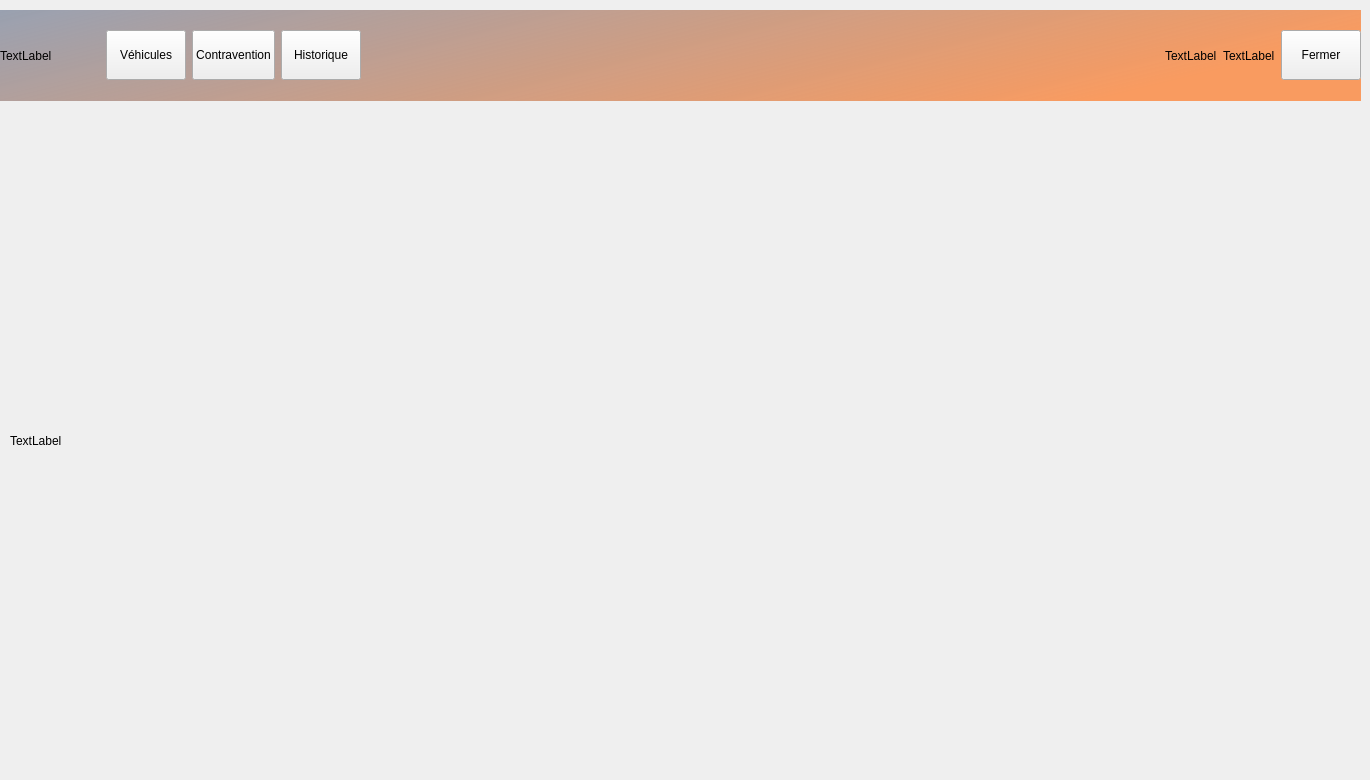
    <widget class="QWidget" name="page">
     <widget class="QWidget" name="horizontalWidget" native="true">
      <property name="geometry">
       <rect>
        <x>0</x>
        <y>10</y>
        <width>1361</width>
        <height>91</height>
       </rect>
      </property>
      <property name="styleSheet">
       <string notr="true">#horizontalWidget {
	background: qlineargradient(spread:pad, x1:0, y1:0, x2:1, y2:0.273, stop:0 rgba(20,40, 80, 100), stop:1 rgba(252, 126, 47, 190));
	
}</string>
      </property>
      <layout class="QHBoxLayout" name="horizontalLayout_2">
       <item>
        <widget class="QLabel" name="logo">
         <property name="minimumSize">
          <size>
           <width>100</width>
           <height>50</height>
          </size>
         </property>
         <property name="text">
          <string>TextLabel</string>
         </property>
        </widget>
       </item>
       <item>
        <layout class="QVBoxLayout" name="verticalLayout_3">
         <item>
          <widget class="QPushButton" name="PBvehicule">
           <property name="minimumSize">
            <size>
             <width>0</width>
             <height>50</height>
            </size>
           </property>
           <property name="text">
            <string>Véhicules</string>
           </property>
           <property name="flat">
            <bool>false</bool>
           </property>
          </widget>
         </item>
        </layout>
       </item>
       <item>
        <layout class="QVBoxLayout" name="verticalLayout_4">
         <item>
          <widget class="QPushButton" name="PBcontravention">
           <property name="minimumSize">
            <size>
             <width>0</width>
             <height>50</height>
            </size>
           </property>
           <property name="text">
            <string>Contravention</string>
           </property>
          </widget>
         </item>
        </layout>
       </item>
       <item>
        <layout class="QVBoxLayout" name="verticalLayout_7">
         <item>
          <widget class="QPushButton" name="PBhistorique">
           <property name="minimumSize">
            <size>
             <width>0</width>
             <height>50</height>
            </size>
           </property>
           <property name="text">
            <string>Historique</string>
           </property>
          </widget>
         </item>
        </layout>
       </item>
       <item>
        <spacer name="horizontalSpacer">
         <property name="orientation">
          <enum>Qt::Horizontal</enum>
         </property>
         <property name="sizeHint" stdset="0">
          <size>
           <width>40</width>
           <height>20</height>
          </size>
         </property>
        </spacer>
       </item>
       <item>
        <widget class="QLabel" name="currentDate">
         <property name="text">
          <string>TextLabel</string>
         </property>
        </widget>
       </item>
       <item>
        <widget class="QLabel" name="time">
         <property name="text">
          <string>TextLabel</string>
         </property>
        </widget>
       </item>
       <item>
        <widget class="QPushButton" name="PBclose">
         <property name="minimumSize">
          <size>
           <width>0</width>
           <height>50</height>
          </size>
         </property>
         <property name="text">
          <string>Fermer</string>
         </property>
        </widget>
       </item>
      </layout>
     </widget>
     <widget class="QLabel" name="bgInterfaceVehicule">
      <property name="geometry">
       <rect>
        <x>10</x>
        <y>110</y>
        <width>1321</width>
        <height>661</height>
       </rect>
      </property>
      <property name="styleSheet">
       <string notr="true">bgInterfaceContrat{
	color: rgba(0, 0, 0, 50%);
}</string>
      </property>
      <property name="text">
       <string>TextLabel</string>
      </property>
     </widget>
    </widget>
